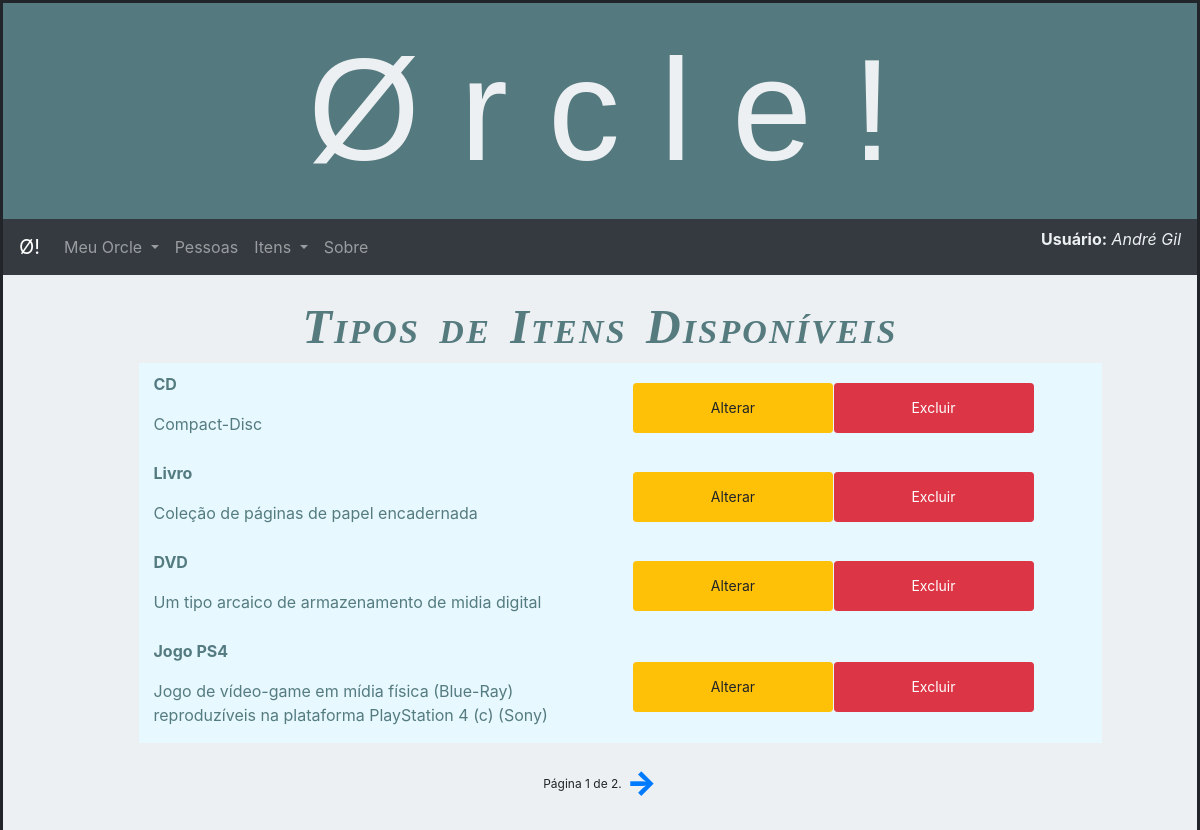
The page /borrows/tipoitem/ (signed in) on the database its author committed.
### borrows/models.py (models this page shows, shortened)
class TipoItem(models.Model):
    nome = models.CharField(max_length=200, help_text='Digite o nome tipo de objeto')
    descricao = models.TextField("Descrição",max_length=1000, help_text='Insira uma breve descrição do tipo de objeto')

### borrows/views.py (the view)
# urls.py: path('tipoitem/', views.TipoItemListView.as_view(), name='tipoitem'),
class TipoItemListView(LoginRequiredMixin, generic.ListView):
    model = TipoItem
    paginate_by = 4

### borrows/templates/borrows/tipoitem_list.html (shortened to what this page needs)
{% extends "base_generic.html" %}
{% block menu %}
  {% include "menu-bootstrap.html" %}
{% endblock %}
{% block content %}
  <div class="row d-flex justify-content-center titulo_secao">
    <div class=".col-md-6 .offset-md-3 text-center">
        <span class="">Tipos de Itens Disponíveis</span>
    </div>
  </div>
  {% if tipoitem_list %}
  <ul>
    {% for t in tipoitem_list %}
      <li>
          <div class="row item_contenedor">
                <div class="col ">
                        <p class="nome_item">   {{ t.nome }}</p>
                        <p class=""> {{ t.descricao }}
                        </p>
                </div>
                <div class="col item_contenedor">
                        <a href="/borrows/tipoitem/{{t.id}}/update"><button class="btn btn-warning btn-sm">Alterar</button></a>
                        <a href="/borrows/tipoitem/{{t.id}}/delete"><button class="btn btn-danger btn-sm">Excluir</button></a>
                </div>
          </div>
      </li>
    {% endfor %}
  </ul>
  {% else %}
    <p>Nenhum item disponível.</p>
  {% endif %}
  {% if is_paginated %}
  <div class="pagination">
      <span class="page-links">
          <span class="page-current">
              <sup>Página {{ page_obj.number }} de {{ page_obj.paginator.num_pages }}.</sup>
          </span>
          {% if page_obj.has_next %}
        <strong><a href="{{ request.path }}?page={{ page_obj.next_page_number }}"><span class="seta-pag">&#8594</span></a></strong>
          {% endif %}
      </span>
  </div>
  {% endif %}
{% endblock %}

### borrows/templates/menu-bootstrap.html (shortened to what this page needs)
<nav class="navbar navbar-expand-lg navbar-dark bg-dark">
    <a class="navbar-brand" href="{% url 'index' %}">&#216!</a>
    <div class="collapse navbar-collapse" id="conteudoNavbarSuportado">
        <ul class="navbar-nav mr-auto">
        <li class="nav-item dropdown">
            <a class="nav-link dropdown-toggle" id="navbarDropdown" role="button" data-toggle="dropdown" aria-haspopup="true" aria-expanded="false">
            Meu Orcle
            </a>
        </li>
        <li class="nav-item">
             <a class="nav-link" href="/borrows/pessoas">Pessoas</a>
        </li>
        <li class="nav-item dropdown">
                <a class="nav-link dropdown-toggle" id="navbarDropdown" role="button" data-toggle="dropdown" aria-haspopup="true" aria-expanded="false">
                Itens
                </a>
            </li>
        <li class="nav-item">
            <a class="nav-link" href="/borrows/sobre">Sobre</a>
        </li>
        </ul>
        <div class="float-right">
            <p style="color:#edf0f2;"> <strong>Usuário:</strong> <i>{{ user.get_full_name }}</p></i>
        </div>
    </div>
</nav>

### borrows/static/css/estilo.css (style rules this page uses)
button { border-radius: 2px; min-width: 200px; min-height: 50px; margin: -2px; padding: 0; font-weight: 600; }
ul { list-style: none; }
.titulo_secao { font-size: 3em; font-weight: 600; color: rgba(71, 112, 117, 0.918); font-family: "Times New Roman", Times, serif; letter-spacing: 2.2px; word-spacing: 5px; font-style: italic; font-variant: small-caps; text-transform: none; }
.item_contenedor { margin-top: 1%; height: 12%; max-height: 12%; min-height: 12%; width: 90%; margin: auto; background-color: #e8f8ff; color: rgba(71, 112, 117, 0.918); }
.item_contenedor a { color: rgba(71, 112, 117, 0.918); text-decoration: none; }
.item_contenedor .nome_item { margin-top: 2%; font-weight: 700; }
.pagination { display: flex; justify-content: center; }
.seta-pag { font-size: 2em; font-weight: 900; }

### rows shown on the page
TipoItem: nome "CD", descricao "Compact-Disc"
TipoItem: nome "Livro", descricao "Coleção de páginas de papel encadernada"
TipoItem: nome "DVD", descricao "Um tipo arcaico de armazenamento de midia digital"
TipoItem: nome "Jogo PS4", descricao "Jogo de vídeo-game em mídia física (Blue-Ray) reproduzíveis na plataforma PlayStation 4 (c) (Sony)"

### other values the page prints
{{ user.get_full_name }} "André Gil"
{{ page_obj.number }} "1"
{{ page_obj.paginator.num_pages }} "2"
